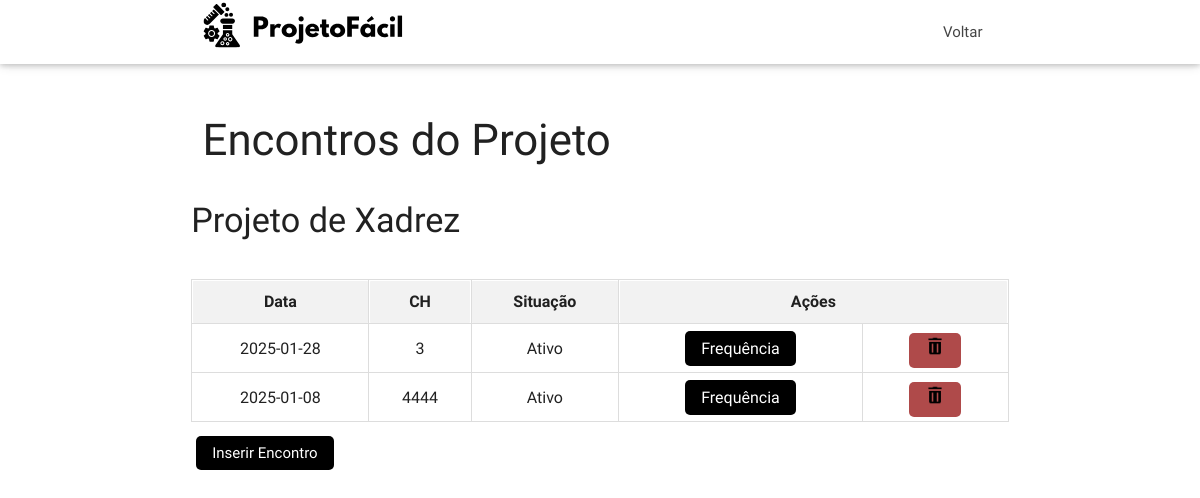
/Crud/crud_encontro/listar.php?id_projeto=25, run on the app's committed database.
### tables this page shows
CREATE TABLE IF NOT EXISTS `projeto` (
  `id_projeto` int NOT NULL AUTO_INCREMENT,
  `nome_projeto` varchar(255) DEFAULT NULL,
  `situacao` varchar(255) DEFAULT NULL,
  `fk_projeto_id_professor` int DEFAULT NULL,
  `data_finalizacao` date NOT NULL,
  `id_monitor` int NOT NULL,
  PRIMARY KEY (`id_projeto`),
  KEY `fk_projeto_id_professor` (`fk_projeto_id_professor`)
);

CREATE TABLE IF NOT EXISTS `encontro` (
  `id_encontro` int NOT NULL AUTO_INCREMENT,
  `CH` int DEFAULT NULL,
  `data` date DEFAULT NULL,
  `fk_id_projeto` int DEFAULT NULL,
  PRIMARY KEY (`id_encontro`),
  KEY `fk_encontro_projeto_id_projeto` (`fk_id_projeto`)
);

### Crud/crud_encontro/listar.php (the view, shortened to what this page needs)
<?php
$conexao = conectar();
?>
<!DOCTYPE html>
<html lang="pt-br">
<head>
    <link href="../../Style/css/materialize.min.css" type="text/css" rel="stylesheet" media="screen,projection" />
    <link href="../../Style/css/style.css" type="text/css" rel="stylesheet" media="screen,projection" />
</head>
<body>
<div id="navbar" class="navbar-fixed scrollspy">
        <nav class="white">
        <div class="container">
                    <a class="brand-logo"><img src="../../Style/images/logo.svg" style="height: 50px;"></a>
                </div>
            <div class="nav-wrapper container">
                <ul class="right hide-on-med-and-down">
                    <li><a href="../../Login/professor/professor.php">Voltar</a></li>
                </ul>
            </div>
        </nav>
    </div>
    <div class="container section scrollspy">
        <div class="section">
            <div class="row">
                <div class="col s9">
                    <h3>Encontros do Projeto</h3>
                </div>
            </div>
            <div class="row">
                <?php
             $id_projeto = isset($_GET['id_projeto']) ? $_GET['id_projeto'] : null;
             $id_projeto = mysqli_real_escape_string($conexao, $id_projeto);
             $sql = "SELECT pro.nome_projeto, pro.situacao, en.CH, en.data, en.id_encontro
                     FROM projeto pro
                     INNER JOIN encontro en ON pro.id_projeto = en.fk_id_projeto
                     WHERE pro.id_projeto = '$id_projeto'";
             $resultado = mysqli_query($conexao, $sql);
             $lstDados = [];
             while ($dados = mysqli_fetch_assoc($resultado)) {
                 $lstDados[] = $dados;
             }
             if (count($lstDados) == 0) {
                 echo '<h5>Este projeto não possui encontros.</h5>';
             } else {
                 echo '<h4>' . $lstDados[0]['nome_projeto'] . '</h4>';
             }
             echo '<div class="table-container">';
             echo '<table>';
             echo '<tr><th>Data</th><th>CH</th><th>Situação</th><th colspan="2">Ações</th></tr>';
             foreach ($lstDados as $dados) {
                 echo '<tr>';
                 echo '<td>' . $dados['data'] . '</td>';
                 echo '<td>' . $dados['CH'] . '</td>';
                 echo '<td>' . $dados['situacao'] . '</td>';
                 echo '<td><a href="../crud_frequencia/chamada.php?id_encontro=' . $dados['id_encontro'] . '" class="actions-btn btn-frequency">Frequência</a></td>';
                 echo '<td><a href="excluir.php?id_encontro=' . $dados['id_encontro'] . '" class="actions-btn btn-delete"><img src="imagens/excluir.png" width="20" height="20" alt="Excluir"></a></td>';
                 echo '</tr>';
             }
             echo '</table>';
             echo '</div>';
             echo '<div style="margin-top: 20px;">
                 <a href="../../Crud/crud_encontro/formcad.php?id_projeto=' . $id_projeto . '" class="actions-btn">Inserir Encontro</a>
             </div>';
                ?>
            </div>
        </div>
    </div>
</body>
</html>

### Style/css/style.css (style rules this page uses)
nav ul a, nav .brand-logo { color: #444; }
nav { overflow: visible; }
nav li a { -webkit-transition: background .3s ease-in-out; -moz-transition: background .3s ease-in-out; transition: background .3s ease-in-out; }
h4, table { font-family: "Arimo", serif; font-optical-sizing: auto; font-style: normal; }

### Crud/crud_encontro/listar.php (style rules this page uses)
.table-container { overflow-x: auto; margin-top: 20px; }
table { width: 100%; border-collapse: collapse; margin-top: 20px; }
th, td { padding: 12px; text-align: center; border: 1px solid #ddd; }
th { background-color: #f2f2f2; }
.actions-btn { padding: 8px 16px; margin: 5px; color: white; background-color:rgb(0, 0, 0); border: none; border-radius: 5px; cursor: pointer; }
.btn-delete { background-color:rgb(175, 74, 74); color: white; }
.btn-frequency { background-color: #000000; color: white; }

### data on the page
projeto: nome_projeto "Projeto de Xadrez"
encontro: data "2025-01-28", CH "3", fk_id_projeto.situacao "Ativo"
encontro: data "2025-01-08", CH "4444", fk_id_projeto.situacao "Ativo"
